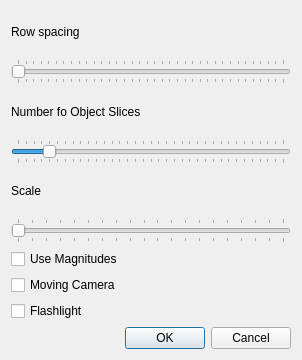
<?xml version="1.0" encoding="UTF-8"?>
<ui version="4.0">
 <class>SettingsDialog</class>
 <widget class="QDialog" name="SettingsDialog">
  <property name="geometry">
   <rect>
    <x>0</x>
    <y>0</y>
    <width>302</width>
    <height>360</height>
   </rect>
  </property>
  <property name="sizePolicy">
   <sizepolicy hsizetype="Minimum" vsizetype="Minimum">
    <horstretch>0</horstretch>
    <verstretch>0</verstretch>
   </sizepolicy>
  </property>
  <property name="windowTitle">
   <string>Dialog</string>
  </property>
  <layout class="QVBoxLayout" name="verticalLayout_5">
   <item>
    <layout class="QVBoxLayout" name="verticalLayout_3">
     <item>
      <widget class="QLabel" name="lblScale_3">
       <property name="text">
        <string>Row spacing</string>
       </property>
      </widget>
     </item>
     <item>
      <widget class="QSlider" name="sldStepZ">
       <property name="minimum">
        <number>1</number>
       </property>
       <property name="maximum">
        <number>36</number>
       </property>
       <property name="pageStep">
        <number>1</number>
       </property>
       <property name="value">
        <number>1</number>
       </property>
       <property name="orientation">
        <enum>Qt::Horizontal</enum>
       </property>
       <property name="tickPosition">
        <enum>QSlider::TicksBothSides</enum>
       </property>
      </widget>
     </item>
    </layout>
   </item>
   <item>
    <layout class="QVBoxLayout" name="verticalLayout_4">
     <item>
      <widget class="QLabel" name="lblScale_4">
       <property name="text">
        <string>Number fo Object Slices</string>
       </property>
      </widget>
     </item>
     <item>
      <widget class="QSlider" name="sldObjectSlices">
       <property name="minimum">
        <number>2</number>
       </property>
       <property name="maximum">
        <number>36</number>
       </property>
       <property name="pageStep">
        <number>1</number>
       </property>
       <property name="value">
        <number>6</number>
       </property>
       <property name="orientation">
        <enum>Qt::Horizontal</enum>
       </property>
       <property name="tickPosition">
        <enum>QSlider::TicksBothSides</enum>
       </property>
      </widget>
     </item>
    </layout>
   </item>
   <item>
    <layout class="QVBoxLayout" name="verticalLayout">
     <item>
      <widget class="QLabel" name="lblScale">
       <property name="text">
        <string>Scale</string>
       </property>
      </widget>
     </item>
     <item>
      <widget class="QSlider" name="sldScale">
       <property name="minimum">
        <number>1</number>
       </property>
       <property name="maximum">
        <number>20</number>
       </property>
       <property name="pageStep">
        <number>1</number>
       </property>
       <property name="orientation">
        <enum>Qt::Horizontal</enum>
       </property>
       <property name="tickPosition">
        <enum>QSlider::TicksBothSides</enum>
       </property>
      </widget>
     </item>
    </layout>
   </item>
   <item>
    <widget class="QCheckBox" name="chkMagnitude">
     <property name="text">
      <string>Use Magnitudes</string>
     </property>
    </widget>
   </item>
   <item>
    <widget class="QCheckBox" name="chkMovingCamera">
     <property name="text">
      <string>Moving Camera</string>
     </property>
    </widget>
   </item>
   <item>
    <widget class="QCheckBox" name="chkFlashlight">
     <property name="text">
      <string>Flashlight</string>
     </property>
    </widget>
   </item>
   <item>
    <widget class="QDialogButtonBox" name="buttonBox">
     <property name="orientation">
      <enum>Qt::Horizontal</enum>
     </property>
     <property name="standardButtons">
      <set>QDialogButtonBox::Cancel|QDialogButtonBox::Ok</set>
     </property>
    </widget>
   </item>
  </layout>
 </widget>
 <resources/>
 <connections>
  <connection>
   <sender>buttonBox</sender>
   <signal>accepted()</signal>
   <receiver>SettingsDialog</receiver>
   <slot>accept()</slot>
   <hints>
    <hint type="sourcelabel">
     <x>248</x>
     <y>254</y>
    </hint>
    <hint type="destinationlabel">
     <x>157</x>
     <y>274</y>
    </hint>
   </hints>
  </connection>
  <connection>
   <sender>buttonBox</sender>
   <signal>rejected()</signal>
   <receiver>SettingsDialog</receiver>
   <slot>reject()</slot>
   <hints>
    <hint type="sourcelabel">
     <x>316</x>
     <y>260</y>
    </hint>
    <hint type="destinationlabel">
     <x>286</x>
     <y>274</y>
    </hint>
   </hints>
  </connection>
 </connections>
</ui>
